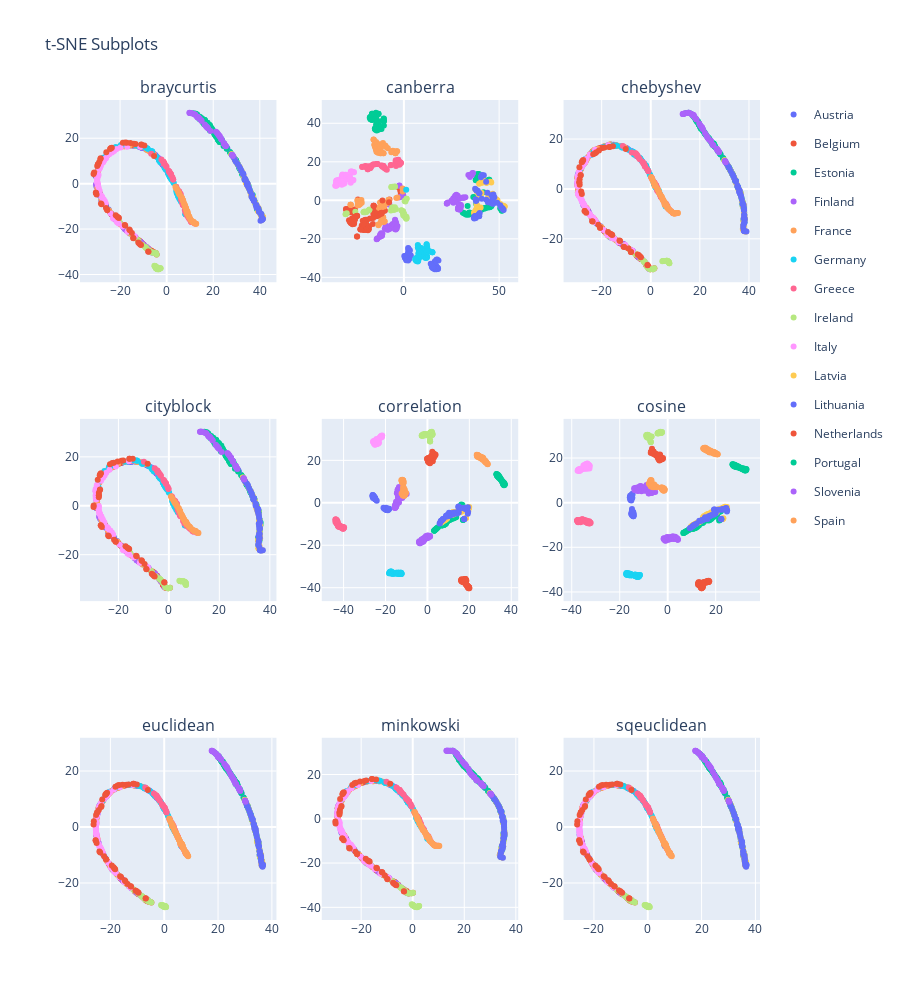

Write notebook code for a chart like this one.
### Code cell
import plotly.express as px
import plotly.subplots as sp
import plotly.graph_objects as go

# def create_tsne_plots(X, y, dist_metrics):
X = big_data.values
y = labels
dist_metrics = [
    "braycurtis",
    "canberra",
    "chebyshev",
    "cityblock",
    "correlation",
    "cosine",
    # "dice", dots (?)
    "euclidean",
    # "hamming", sparse layout
    # "jaccard", dots (?)
    # "jensenshannon", not valid
    # "kulsinski", dots (?)
    # "kulczynski1", not valid
    # "mahalanobis", required additional arg
    # "matching", dots 
    "minkowski",
    # "rogerstanimoto", dots 
    # "russellrao", dots
    # "seuclidean", init error?
    # "sokalmichener", dots
    # "sokalsneath", dots
    "sqeuclidean",
    # "yule"  dots
    ]

final_fig = sp.make_subplots(rows=3, cols=3,
    subplot_titles=dist_metrics)

for i in range(0, len(dist_metrics)):
    
    row_i = int(i/3) + 1
    col_i = i % 3 + 1

    tsne = TSNE(
        perplexity=30, n_components=2, learning_rate='auto',
        init='random', metric=dist_metrics[i], random_state=0, n_jobs=-1)
    X_embedded = tsne.fit_transform(X)

    fig = px.scatter(X_embedded, x=X_embedded[:,0], y=X_embedded[:,1], color=y)

    if y[0] == labels[0]:
        if i != 0:
            for j in range(0, len(countries)):
                fig['data'][j]['showlegend'] = False

    fig_traces = []
    for trace in range(len(fig["data"])):
        fig_traces.append(fig["data"][trace])

    for traces in fig_traces:
        final_fig.append_trace(traces, row=row_i, col=col_i)

final_fig.update_layout(height=1000, title_text="t-SNE Subplots")
final_fig.show()
